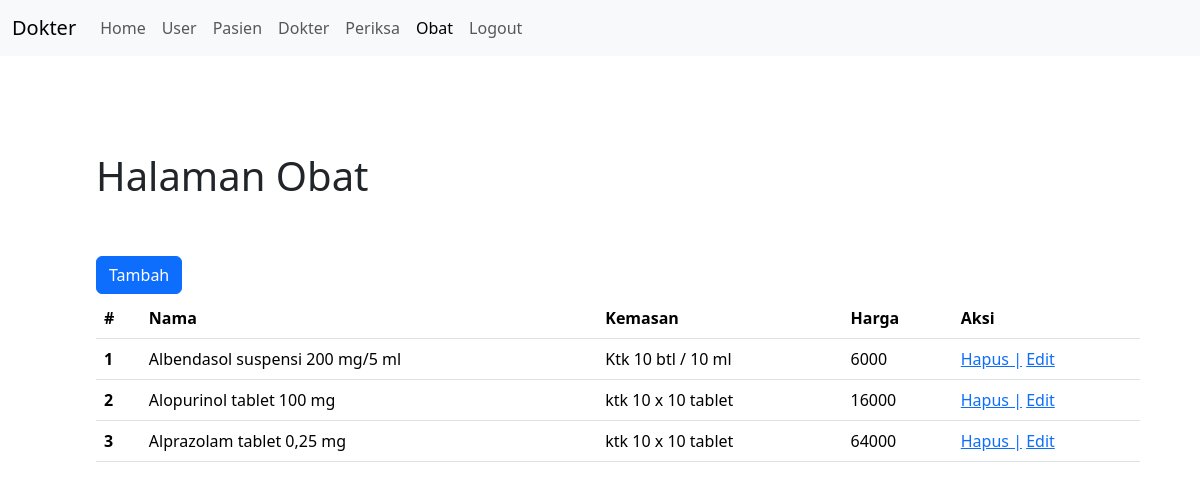
Page /obat.php (signed in) on the committed database.
### tables this page shows
CREATE TABLE `obat` (
  `id` int(11) NOT NULL,
  `nama_obat` varchar(50) NOT NULL,
  `kemasan` varchar(35) NOT NULL,
  `harga` int(11) NOT NULL
);

### functions.php (called while the page is built, shortened)
<?php
$conn = mysqli_connect("localhost", "root", "root", "naja_uts");
function query($query)
{
    global $conn;
    $result = mysqli_query($conn, $query);
    $rows = [];
    while ($row = mysqli_fetch_assoc($result)) {
        $rows[] = $row;
    }
    return $rows;
}

### obat.php (the view, shortened to what this page needs)
<?php
require 'functions.php';
$dokterData = query("SELECT * FROM obat");
?>
<!DOCTYPE html>
<html lang="en">
<head>
    <link href="https://cdn.jsdelivr.net/npm/bootstrap@5.3.3/dist/css/bootstrap.min.css" rel="stylesheet">
  </head>
  <body>
  <nav class="navbar navbar-expand-lg bg-body-tertiary">
    <div class="container-fluid">
        <a class="navbar-brand" href="#">Dokter</a>
        <div class="collapse navbar-collapse" id="navbarNav">
        <ul class="navbar-nav">
            <li class="nav-item">
            <a class="nav-link" href="home.php">Home</a>
            </li>
            <li class="nav-item">
            <a class="nav-link" href="user.php">User</a>
            </li>
            <li class="nav-item">
            <a class="nav-link" href="pasien.php">Pasien</a>
            </li>
            <li class="nav-item">
            <a class="nav-link"  href="dokter.php">Dokter</a>
            </li>
            <li class="nav-item">
            <a class="nav-link" href="periksa.php">Periksa</a>
            </li>
            <li class="nav-item">
            <a class="nav-link active" aria-current="page" href="obat.php">Obat</a>
            </li>
            <li class="nav-item">
            <a class="nav-link" href="logout.php">Logout</a>
            </li>
        </ul>
        </div>
    </div>
    </nav>
    <div class="container p-5 m-5">
        <h1>Halaman Obat</h1>
        <a href="addObat.php" class="btn btn-primary mt-5">Tambah</a>
        <table class="table mt-1">
        <thead>
            <tr>
            <th scope="col">#</th>
            <th scope="col">Nama</th>
            <th scope="col">Kemasan</th>
            <th scope="col">Harga</th>
            <th scope="col">Aksi</th>
            </tr>
        </thead>
        <tbody>
        <?php $i = 1;
        foreach ($dokterData as $m) : ?>
            <tr>
                <th scope="row"><?= $i++;?></th>
                <td><?= $m['nama_obat']?></td>
                <td><?= $m['kemasan']?></td>
                <td><?= $m['harga']?></td>
                <td>
                    <a href="hapusObat.php?id=<?= $m['id'] ?>">Hapus |</a>
                    <a href="editObat.php?id=<?= $m['id'] ?>"> Edit</a>
                </td>
            </tr>
            <?php endforeach; ?>
        </tbody>
        </table>
    </div>
  </body>
</html>

### rows in the picture
obat: nama_obat "Albendasol suspensi 200 mg/5 ml", kemasan "Ktk 10 btl / 10 ml", harga "6000"
obat: nama_obat "Alopurinol tablet 100 mg", kemasan "ktk 10 x 10 tablet", harga "16000"
obat: nama_obat "Alprazolam tablet 0,25 mg", kemasan "ktk 10 x 10 tablet", harga "64000"
